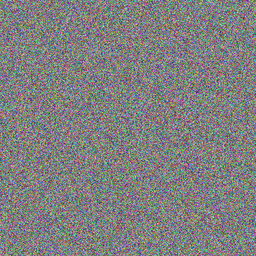
#> input picture resultado_cifrada.png, 256 x 256 px, shrunk from 512 x 512 before the run; its folder holds only this picture in this run
$ python teste_encriptacao_3d_mmhm.py resultado_cifrada.png
#> lines starting #> are read from the running program, lines starting #| are printed output that depends on the picture

#!/usr/bin/env python3
"""
Encriptação e desencriptação de imagens usando:
- SHA-512
- HMAC-SHA-512 para derivação determinística
- Mapa caótico 3D-MMHM
- Permutação de píxeis
- S-box dinâmica
- Difusão XOR

AVISO:
Protótipo académico. Não é um sistema criptográfico validado
e não deve ser utilizado para proteger dados reais.
"""

import argparse
import hashlib
import hmac
from pathlib import Path

import numpy as np
from PIL import Image


# ---------------------------------------------------------
# 1. PARÂMETROS DO MAPA CAÓTICO 3D-MMHM
# ---------------------------------------------------------

A = 15.0
B = 10.0
C = 15.0
D = 10.0

MEM_K1 = 0.1
MEM_K2 = 0.1


# ---------------------------------------------------------
# 2. CALCULAR SHA-512 DA IMAGEM
# ---------------------------------------------------------

def sha512_image(image_bytes: bytes) -> bytes:
    """Calcula o SHA-512 dos bytes do ficheiro de imagem."""
    return hashlib.sha512(image_bytes).digest()


# ---------------------------------------------------------
# 3. DERIVAR AS CONDIÇÕES INICIAIS
# ---------------------------------------------------------

def derive_initial_conditions(
    secret: bytes,
    nonce: bytes,
    image_hash: bytes
):
    """
    Deriva x0, y0 e q0 com HMAC-SHA-512.

    A chave secreta, o nonce e o hash da imagem são utilizados
    para produzir condições iniciais reproduzíveis.
    """

    material = (
        b"UAV-3D-MMHM-demo-v1|"
        + nonce
        + image_hash
    )

    seed = hmac.new(
        secret,
        material,
        hashlib.sha512
    ).digest()

    vals = np.frombuffer(
        seed[:24],
        dtype=np.uint64
    )

    vals = vals.astype(np.float64) / float(2**64)

    x0, y0, q0 = 0.05 + 0.10 * vals[:3]

    return float(x0), float(y0), float(q0)


# ---------------------------------------------------------
# 4. GERAR A SEQUÊNCIA CAÓTICA 3D-MMHM
# ---------------------------------------------------------

def mmhm_sequence(length: int, initial):
    """
    Equações do mapa 3D-MMHM:

    x[n+1] = a*sin(b*x[n]) + sin(y[n]*cosh(pi*q[n]))

    y[n+1] = c*cos(x[n]*cosh(pi*q[n]) + d*y[n])

    q[n+1] = k1*q[n] + k2*y[n]
    """

    x, y, q = initial

    output = np.empty(
        (length, 3),
        dtype=np.float64
    )

    for i in range(length):

        modulation = np.cosh(np.pi * q)

        if not np.isfinite(modulation):
            raise RuntimeError(
                "Overflow no mapa 3D-MMHM. "
                "Verifica os parâmetros e as condições iniciais."
            )

        xn = (
            A * np.sin(B * x)
            + np.sin(y * modulation)
        )

        yn = (
            C * np.cos(
                x * modulation + D * y
            )
        )

        qn = MEM_K1 * q + MEM_K2 * y

        x = float(xn)
        y = float(yn)
        q = float(qn)

        if not np.all(np.isfinite([x, y, q])):
            raise RuntimeError(
                "O mapa 3D-MMHM produziu valores inválidos."
            )

        output[i] = (x, y, q)

    return output


# ---------------------------------------------------------
# 5. CONVERTER A SEQUÊNCIA CAÓTICA EM BYTES
# ---------------------------------------------------------

def chaotic_bytes(sequence: np.ndarray) -> np.ndarray:
    """Converte valores caóticos em bytes entre 0 e 255."""

    scaled = np.abs(sequence) * 1_000_003.0

    fractional = scaled - np.floor(scaled)

    result = np.floor(
        fractional * 256.0
    ).astype(np.uint8)

    return result


# ---------------------------------------------------------
# 6. CONSTRUIR A S-BOX DINÂMICA
# ---------------------------------------------------------

def make_sbox(scores: np.ndarray) -> np.ndarray:
    """
    Constrói uma S-box bijetiva através da ordenação
    dos 256 valores caóticos.
    """

    if scores.size != 256:
        raise ValueError(
            "A S-box necessita de exatamente 256 valores."
        )

    sbox = np.argsort(
        scores,
        kind="mergesort"
    ).astype(np.uint8)

    if np.unique(sbox).size != 256:
        raise RuntimeError(
            "A S-box não é uma permutação válida."
        )

    return sbox


# ---------------------------------------------------------
# 7. ENCRIPTAÇÃO DA IMAGEM
# ---------------------------------------------------------

def encrypt_array(
    plain: np.ndarray,
    secret: bytes,
    nonce: bytes,
    image_hash: bytes
):
    """Encripta os píxeis da imagem."""

    flat = np.ascontiguousarray(
        plain
    ).reshape(-1)

    n = flat.size

    initial = derive_initial_conditions(
        secret,
        nonce,
        image_hash
    )

    # Segmentos distintos para permutação, S-box e XOR.
    chaotic = mmhm_sequence(
        2 * n + 256,
        initial
    )

    perm_scores = chaotic[:n, 0]

    sbox_scores = chaotic[
        n:n + 256, 1
    ]

    xor_scores = chaotic[
        n + 256:, 2
    ]

    # Permutação dos píxeis.
    permutation = np.argsort(
        perm_scores,
        kind="mergesort"
    )

    permuted = flat[permutation]

    # S-box e S-box inversa.
    sbox = make_sbox(sbox_scores)

    inverse_sbox = np.empty(
        256,
        dtype=np.uint8
    )

    inverse_sbox[sbox] = np.arange(
        256,
        dtype=np.uint8
    )

    # Sequência utilizada na difusão XOR.
    key_stream = chaotic_bytes(
        xor_scores
    )

    # Substituição seguida de difusão.
    cipher = np.bitwise_xor(
        sbox[permuted],
        key_stream
    )

    return cipher.reshape(plain.shape)


# ---------------------------------------------------------
# 8. DESENCRIPTAÇÃO DA IMAGEM
# ---------------------------------------------------------

def decrypt_array(
    cipher: np.ndarray,
    secret: bytes,
    nonce: bytes,
    image_hash: bytes,
    original_shape
):
    """Recupera os píxeis originais."""

    flat = np.ascontiguousarray(
        cipher
    ).reshape(-1)

    n = flat.size

    initial = derive_initial_conditions(
        secret,
        nonce,
        image_hash
    )

    # Reproduzir a mesma sequência caótica.
    chaotic = mmhm_sequence(
        2 * n + 256,
        initial
    )

    perm_scores = chaotic[:n, 0]

    sbox_scores = chaotic[
        n:n + 256, 1
    ]

    xor_scores = chaotic[
        n + 256:, 2
    ]

    permutation = np.argsort(
        perm_scores,
        kind="mergesort"
    )

    sbox = make_sbox(sbox_scores)

    # Construir a S-box inversa.
    inverse_sbox = np.empty(
        256,
        dtype=np.uint8
    )

    inverse_sbox[sbox] = np.arange(
        256,
        dtype=np.uint8
    )

    key_stream = chaotic_bytes(
        xor_scores
    )

    # Inverter a difusão XOR.
    substituted = np.bitwise_xor(
        flat,
        key_stream
    )

    # Inverter a substituição.
    permuted_plain = inverse_sbox[
        substituted
    ]

    # Inverter a permutação.
    plain = np.empty_like(
        permuted_plain
    )

    plain[permutation] = permuted_plain

    return plain.reshape(original_shape)


# ---------------------------------------------------------
# 9. FUNÇÃO PRINCIPAL
# ---------------------------------------------------------

def main():

    parser = argparse.ArgumentParser(
        description=(
            "Encriptação e desencriptação "
            "de imagens com o mapa 3D-MMHM."
        )
    )

    parser.add_argument(
        "imagem",
        help="Caminho para o ficheiro de imagem a encriptar."
    )

    parser.add_argument(
        "--out",
        default="resultado",
        help="Prefixo dos ficheiros de saída."
    )

    parser.add_argument(
        "--secret",
        default="CHAVE-DE-TESTE-ALTERAR-EM-EXPERIENCIAS",
        help="Chave secreta para a experiência."
    )

    parser.add_argument(
        "--nonce",
        default="nonce-demo-0001",
        help="Nonce utilizado na experiência."
    )

    args = parser.parse_args()

    input_path = Path(args.imagem)

    # Ler o ficheiro original.
    raw_bytes = input_path.read_bytes()

    # Calcular o hash SHA-512.
    image_hash = sha512_image(
        raw_bytes
    )

    secret = args.secret.encode(
        "utf-8"
    )

    nonce = args.nonce.encode(
        "utf-8"
    )

    # Abrir e normalizar a imagem.
    with Image.open(input_path) as im:

#> im is the input picture: PIL image 256x256 RGB; mean R, G, B 127.4, 127.3, 127.4
        mode = (
            "RGBA"
            if "A" in im.getbands()
            else "RGB"
        )
#> mode = 'RGB'

        original_img = im.convert(mode)

        original = np.asarray(
            original_img,
            dtype=np.uint8
        )

    print("\n========== IMAGEM ORIGINAL ==========")

    print(f"Ficheiro: {input_path}")

    print(
        f"Dimensões: "
        f"{original_img.width} x {original_img.height}"
    )
#| Dimensões: 256 x 256

    print(f"Modo: {mode}")
#| Modo: RGB

    print(
        "SHA-512 do ficheiro original:\n"
        f"{image_hash.hex()}"
    )

    # Encriptar.
    print("\n========== ENCRIPTAÇÃO ==========")

    encrypted = encrypt_array(
        original,
        secret,
        nonce,
        image_hash
    )
#> in encrypt_array, `return cipher.reshape(plain.shape)`:
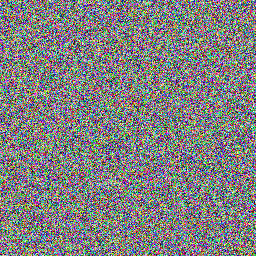
#> returned value: shape (256, 256, 3); mean of channels 0, 1, 2 128.1, 127.7, 128.2; drawn as R, G, B

    encrypted_path = Path(
        f"{args.out}_cifrada.png"
    )

    Image.fromarray(
        encrypted,
        mode=mode
    ).save(encrypted_path)

    print(
        "Imagem cifrada guardada em:\n"
        f"{encrypted_path.resolve()}"
    )

    # Desencriptar.
    print("\n========== DESENCRIPTAÇÃO ==========")

    decrypted = decrypt_array(
        encrypted,
        secret,
        nonce,
        image_hash,
        original.shape
    )

    decrypted_path = Path(
        f"{args.out}_recuperada.png"
    )

    Image.fromarray(
        decrypted,
        mode=mode
    ).save(decrypted_path)

    print(
        "Imagem recuperada guardada em:\n"
        f"{decrypted_path.resolve()}"
    )

    # Comparar os píxeis originais e recuperados.
    identical = np.array_equal(
        original,
        decrypted
    )
#> identical = True

    original_pixel_hash = hashlib.sha512(
        original.tobytes()
    ).hexdigest()

    recovered_pixel_hash = hashlib.sha512(
        decrypted.tobytes()
    ).hexdigest()

    print("\n========== VERIFICAÇÃO ==========")

    print(
        "Recuperação pixel a pixel: "
        f"{'OK' if identical else 'FALHOU'}"
    )
#| Recuperação pixel a pixel: OK

    print(
        "SHA-512 dos píxeis originais:\n"
        f"{original_pixel_hash}"
    )
#| SHA-512 dos píxeis originais:
#| 14e6500ae76da63904f27735b4a8c912b7a7e0643ec0d6721f5199e37c5710f4d46fe95d867da884fef98b1f610129aa0ae722bdf77abc6dae908b94a53bc7cc

    print(
        "SHA-512 dos píxeis recuperados:\n"
        f"{recovered_pixel_hash}"
    )
#| SHA-512 dos píxeis recuperados:
#| 14e6500ae76da63904f27735b4a8c912b7a7e0643ec0d6721f5199e37c5710f4d46fe95d867da884fef98b1f610129aa0ae722bdf77abc6dae908b94a53bc7cc

    if not identical:
        raise SystemExit(
            "Erro: a imagem recuperada "
            "não coincide com a original."
        )

    print(
        "\nProcesso concluído. "
        "Os píxeis foram recuperados corretamente."
    )

    # Tentar abrir as imagens num visualizador.
    try:
        Image.fromarray(
            encrypted,
            mode=mode
        ).show(title="Imagem cifrada")

        Image.fromarray(
            decrypted,
            mode=mode
        ).show(title="Imagem recuperada")

    except Exception:
        pass


# ---------------------------------------------------------
# 10. EXECUÇÃO DO PROGRAMA
# ---------------------------------------------------------

if __name__ == "__main__":
    main()
